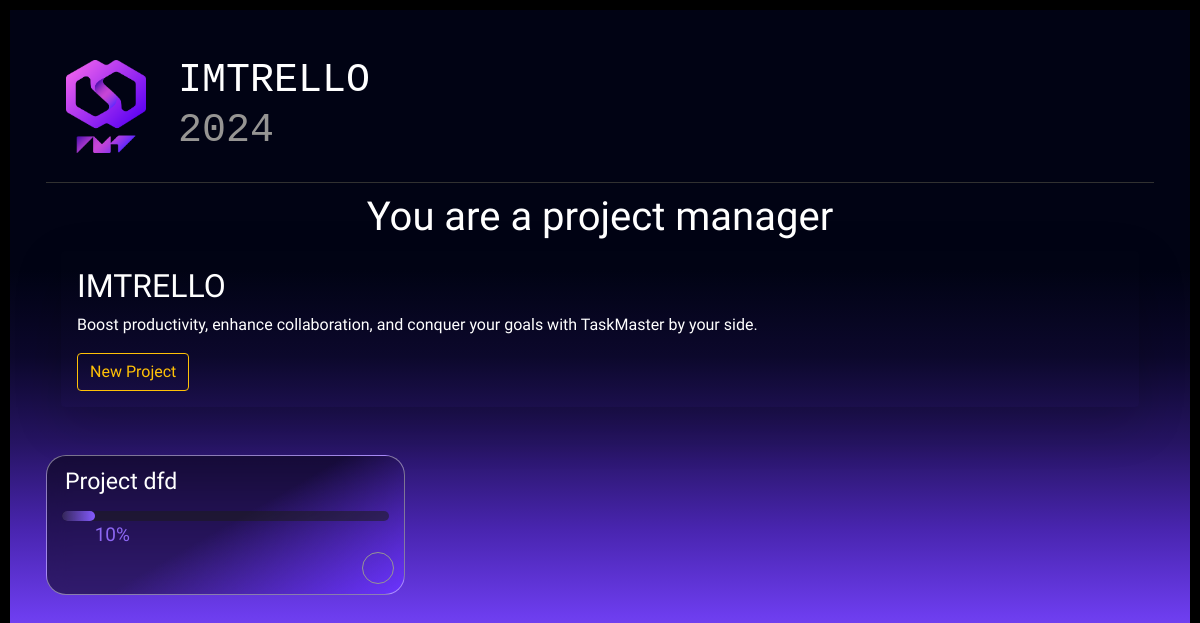
/ (signed in), run on an earlier commit of the app's database.
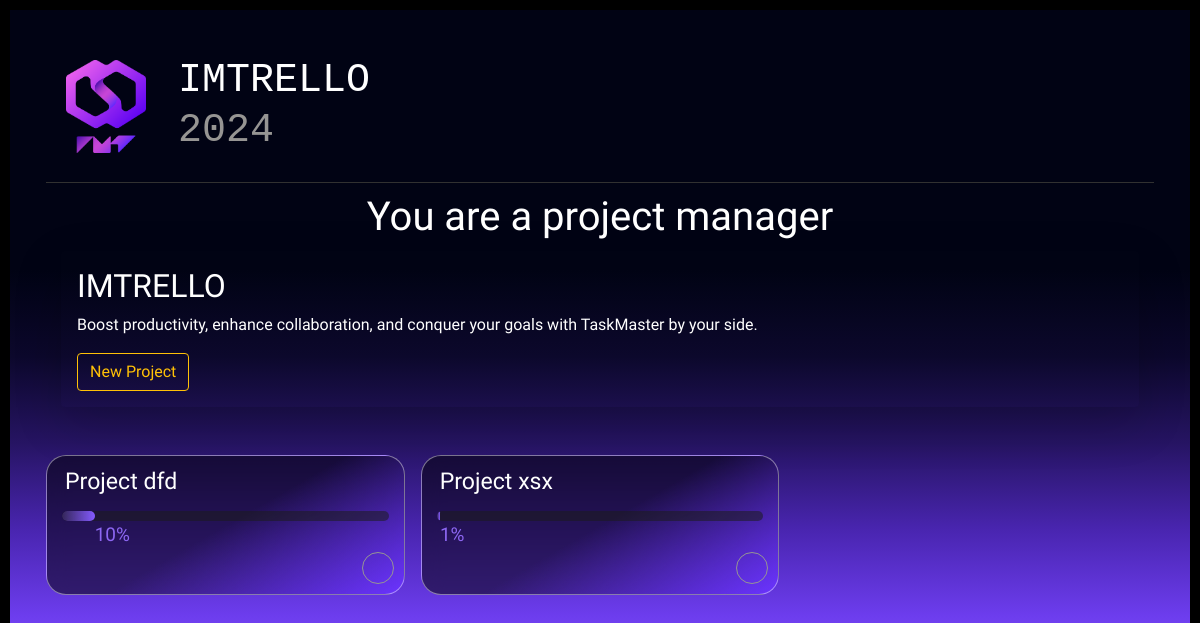
And on a later commit of the database.
### website/models.py (models this page shows)
class Project(db.Model):
    id = db.Column(db.Integer, primary_key=True)
    name = db.Column(db.String(10000))
    description = db.Column(db.String(10000))
    end_date = db.Column(db.DateTime(timezone=True))
    admin_id = db.Column(db.Integer, db.ForeignKey('user.id'))
    sections=db.relationship('Section',backref='project')
    progress = db.Column(db.Integer)

### website/views.py (the view, shortened to what this page needs)
@views.route('/', methods=['GET', 'POST'])
@login_required
def home():
    return render_template("home.html",user=current_user)

### website/__init__.py (called while the page is built)
def create_app():
    app = Flask(__name__)
    app.config['SECRET_KEY'] = 'zonccoizspx'
    app.config['SQLALCHEMY_DATABASE_URI'] = f'sqlite:///{DB_NAME}'''
    db.init_app(app)
    from .views import views
    from .auth import auth
    app.register_blueprint(views, url_prefix='/')
    app.register_blueprint(auth, url_prefix='/')
    from .models import User, Project
    create_database(app)
    login_manager = LoginManager()
    login_manager.login_view = 'auth.login'
    login_manager.init_app(app)
    @login_manager.user_loader
    def load_user(id):
        return User.query.get(int(id))
    return app

### website/templates/home.html (shortened to what this page needs)
{% extends "base.html" %} {% block title %}Home{% endblock %}
{% block content %}
<h1 align="center">
    {% if user.type=='PROJECT_MANAGER' %}
    You are a project manager
    {% else %}
    You are a developer
    {% endif %}
</h1>
<div class="main-container container">
    {% if user.type=='PROJECT_MANAGER' %}
    <div class="content-block shadow-lg p-3 mb-5 bg-black rounded">
        <div class="content-text">
            <h2>IMTRELLO</h2>
            <p>Boost productivity, enhance collaboration, and conquer your goals with TaskMaster by your side.</p>
            <button data-bs-toggle="modal" data-bs-target="#modal1" class="btn btn-outline-warning">New Project</button>
        </div>
    </div>
    {% endif %}
</div>
<div class="tiles">
   {% for project in user.projects %}
   <article class="tile-special">
    <div class="tile-header">
        <h3>
            <span>{{project.name}}</span>
        </h3>
    </div>
       <div class="progress-container">
       <div class="progress-bar">
           <div class="actual-bar" style="width: {{ project.progress }}%;">
           </div>
       </div>
      <div class="progress-text" style="left: {{ project.progress }}%;">
          <span>{{ project.progress }}%</span>
      </div>
           </div>
    <a href=" project/{{project.id}}" >
        <span class="icon-button">
        </span>
    </a>
</article>
   {%endfor%}
   </div>
{% endblock %}

### website/templates/base.html (shortened to what this page needs)
<!DOCTYPE html>
<html lang="">
  <head>
    <link
      rel="stylesheet"
      href="https://cdnjs.cloudflare.com/ajax/libs/font-awesome/5.15.4/css/all.min.css"
    />
    <link
      href="https://cdn.jsdelivr.net/npm/bootstrap@5.0.2/dist/css/bootstrap.min.css"
      rel="stylesheet"
    />
    <link
      rel="stylesheet"
      href="https://stackpath.bootstrapcdn.com/bootstrap/4.4.1/css/bootstrap.min.css"
    />
    <link
      rel="stylesheet"
      href="https://stackpath.bootstrapcdn.com/font-awesome/4.7.0/css/font-awesome.min.css"
    />
    <link
      rel="stylesheet"
      href="{{ url_for('static', filename='styles.css') }}"
    />
    <link
      rel="stylesheet"
      href="{{ url_for('static', filename='index.css') }}"
    />
    <link
      rel="stylesheet"
      href="https://cdn.jsdelivr.net/npm/bootstrap-icons@1.11.3/font/bootstrap-icons.min.css"
    />
  </head>
  <body>
    <div class="app">
      <header class="app-header">
        <div class="app-header-logo">
          <div class="logo">
            <master class="">
              <img src="../static/img/logo.png" alt="" />
            </master>
            <h1 class="logo-title">
              <span>IMTRELLO</span>
              <span>2024</span>
            </h1>
          </div>
        </div>
      </header>
      <div class="content">
         {% block content %}
        {% endblock %}
      </div>
    </div>
  </body>
</html>

### website/static/styles.css (style rules this page uses)
.logo { flex: 1;margin-left: 50px;color: #eee;font-size: 20px;font-family: monospace }
:root { --tr-background-list: #0f0f0f; --ds-text: #B6C2CF; --ds-surface-raised: #000000; --ds-surface-raised_2: #004f7c; --text-box:var(--ds-text, #172b4d); --body-bg: linear-gradient(135deg, #f5f7fa 0%, #c3cfe2 100%); --msger-bg: rgba(255, 255, 255, 0.23); --border: 2px solid #ddd; --left-msg-bg: #ececec; --right-msg-bg: #7857fb; }
html { width:100%; position:absolute; color:#B6C2CF }
.content { width:100% }
h1 { margin: 10px; color: white; }
.logo-title { width: 50%; }
master { padding: 0px 20px; width: 120px; }
.tile-special { border-radius: 20px; height: 140px; padding: 10px; display: flex; flex-direction: column; background: linear-gradient(150deg, rgba(0, 0, 0, 0.5), rgba(0, 0, 0, 0.5), rgb(107, 52, 255)); backdrop-filter: blur(10px); border-style: solid; border-width: 1px; border-color: rgba(255, 255, 255, 0.43); }
.icon-button { position: absolute; bottom: 10px; right: 10px; }
*, *:before, *:after { margin: 0; padding: 0; box-sizing: inherit; }
.progress-container { margin-left: 5px; margin-right: 5px; display: flex; position: relative; flex-direction: column; align-items: center; align-content: center; }
.progress-bar { background-color: rgba(29, 29, 29, 0.55); color: white; border: none; border-radius: 10px; margin: 5px; height: 10px; width: 100%; position: relative; }
.actual-bar { position: absolute; left: 0; top: 0; height: 100%; background: linear-gradient(90deg, rgba(141, 103, 242, 0.2), #855bff); border: none; border-radius: 10px; }
.progress-text { position: absolute; top: 15px; color: #8d67f2; font-size: 19px; text-align: center; }

### website/static/index.css (style rules this page uses)
:root { --c-gray-900: #000000; --c-gray-800: #1f1f1f; --c-gray-700: #2e2e2e; --c-gray-600: #313131; --c-gray-500: #969593; --c-gray-400: #a6a6a6; --c-gray-300: #bdbbb7; --c-gray-200: #f1f1f1; --c-gray-100: #ffffff; --c-green-500: #45ffbc; --c-olive-500: #e3ffa8; --c-white: var(--c-gray-100); --c-text-primary: var(--c-gray-100); --c-text-secondary: var(--c-gray-200); --c-text-tertiary: var(--c-gray-500); }
body { line-height: 1.5; min-height: 100vh; font-family: "Be Vietnam Pro", sans-serif; background-color: var(--c-gray-900); color: var(--c-text-primary); display: flex; justify-content: center; }
*, *:before, *:after { box-sizing: border-box; }
img { display: block; max-width: 100%; }
button, select, input, textarea { font: inherit; }
a { color: inherit; }
.app { min-height: 80vh; width: 100%; background: linear-gradient(180deg, #010314,#010314,#010314, #010314,#0c082c, #261463, #4925b0, #6d3dee, #8d67f2, #ad92f6); border-bottom-right-radius: 100px; border-bottom-left-radius: 100px; padding: 3vw 3vw 3vw; display: flex; flex-direction: column; margin: 10px; }

What changed in the data, as far as the page shows it:
added Project: name "Project xsx", progress "1"
